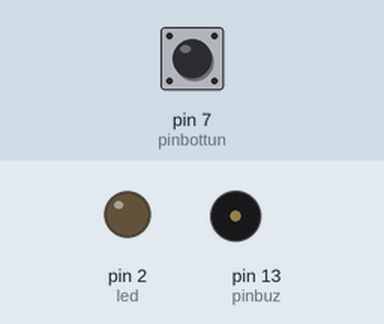
The sketch below on a simulated Arduino Uno, built with avr-gcc and run on an emulated ATmega328P. Shown: output pins drawn as LEDs (lit = HIGH), buzzer (waves = sounding, pin HIGH). Dashed ring = blinking. Inputs (shaded band) come from the test bench; at power-on: pin 7 (pinbottun) LOW. What the sketch prints to the serial monitor is not drawn.

Above: at 1.2 s.
1.3 s: pin 7 (pinbottun) pulled HIGH for 3.2 s
At 2.1 s:
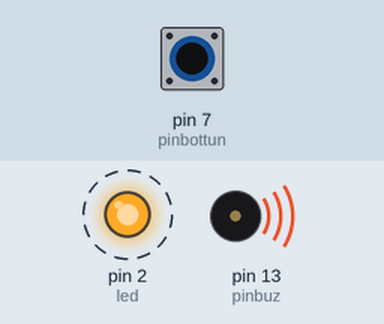
Timing chart, 0 to 5.8 s (numbered marks = the images above; inputs shaded):
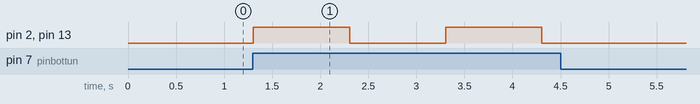

The sketch:

1.1.ino
```cpp
int pinbuz = 13;
int pinbottun = 7;
int led = 2 ;


void setup()
{
  Serial.begin(9600);
  pinMode(pinbuz, OUTPUT);
  pinMode(led, OUTPUT);
  pinMode(pinbottun, INPUT);
}

void loop()
{
  int x = digitalRead (pinbottun);
  Serial.println(x);
  if (x == 1)
  {
    digitalWrite (pinbuz, HIGH);
    digitalWrite (led, HIGH);
    delay(1000);
    digitalWrite (pinbuz, LOW);
    digitalWrite (led, LOW);
    delay(1000);
  }
  else
  {
    digitalWrite (pinbuz, LOW);
    digitalWrite (pinbuz, LOW);
  }

}
```

Measured:
- after the input at 1.3 s, pin 2 (led), pin 13 (pinbuz): alternates HIGH for 1.0 s and LOW for 1.0 s, 4 changes in all, then stays LOW, starting at once
